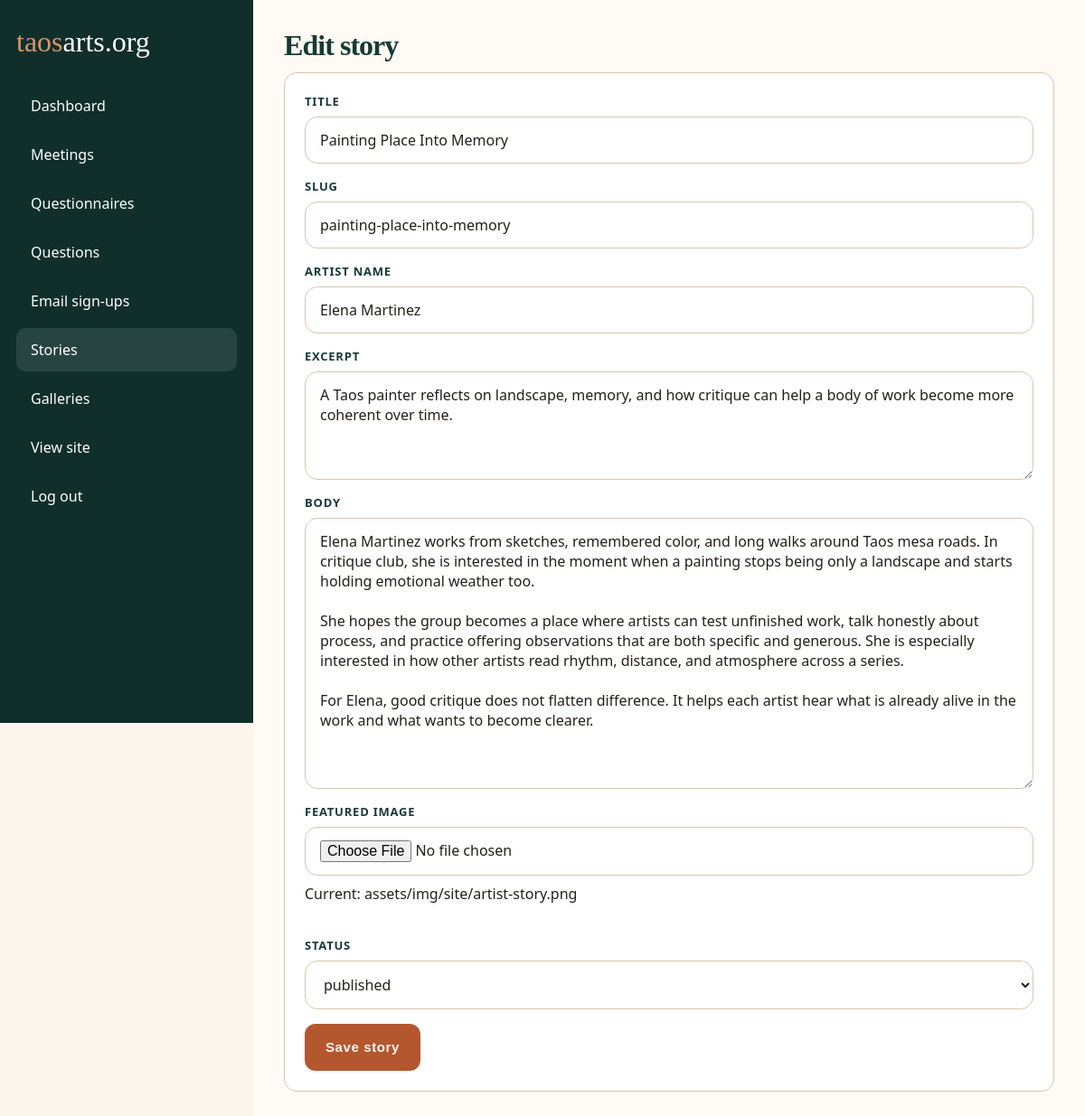
The page /admin/story_edit.php?id=1 (signed in) on the database its author committed.
### tables this page shows
CREATE TABLE stories (
  id INT AUTO_INCREMENT PRIMARY KEY,
  title VARCHAR(190) NOT NULL,
  slug VARCHAR(190) NOT NULL UNIQUE,
  artist_name VARCHAR(190) NULL,
  excerpt TEXT NULL,
  body MEDIUMTEXT NULL,
  featured_image VARCHAR(255) NULL,
  status ENUM('draft','published') NOT NULL DEFAULT 'draft',
  published_at DATETIME NULL,
  created_at TIMESTAMP DEFAULT CURRENT_TIMESTAMP,
  updated_at TIMESTAMP DEFAULT CURRENT_TIMESTAMP ON UPDATE CURRENT_TIMESTAMP
);

### includes/functions.php (called while the page is built, shortened)
<?php
function h($value): string { return htmlspecialchars((string)$value, ENT_QUOTES, 'UTF-8'); }

### admin/story_edit.php (the view)
<?php $title='Edit story'; $active='stories'; require_once __DIR__ . '/_layout.php'; $pdo=db(); $id=(int)($_GET['id']??0); $s=['title'=>'','slug'=>'','artist_name'=>'','excerpt'=>'','body'=>'','featured_image'=>'','status'=>'draft']; if($id){$st=$pdo->prepare('SELECT * FROM stories WHERE id=?');$st->execute([$id]);$s=$st->fetch() ?: $s;} if($_SERVER['REQUEST_METHOD']==='POST'){ $img=upload_image($_FILES['featured_image']??[], 'stories') ?: ($s['featured_image']??null); $slug=$_POST['slug'] ?: slugify($_POST['title']); $pub=$_POST['status']==='published' ? date('Y-m-d H:i:s') : null; if($id){$st=$pdo->prepare('UPDATE stories SET title=?,slug=?,artist_name=?,excerpt=?,body=?,featured_image=?,status=?,published_at=? WHERE id=?');$st->execute([$_POST['title'],$slug,$_POST['artist_name'],$_POST['excerpt'],$_POST['body'],$img,$_POST['status'],$pub,$id]);} else {$st=$pdo->prepare('INSERT INTO stories(title,slug,artist_name,excerpt,body,featured_image,status,published_at) VALUES(?,?,?,?,?,?,?,?)');$st->execute([$_POST['title'],$slug,$_POST['artist_name'],$_POST['excerpt'],$_POST['body'],$img,$_POST['status'],$pub]);} redirect('stories.php'); } ?>
<h1><?= $id?'Edit':'Create' ?> story</h1><form method="post" enctype="multipart/form-data" class="panel"><div class="form-row"><label>Title</label><input name="title" required value="<?=h($s['title'])?>"></div><div class="form-row"><label>Slug</label><input name="slug" value="<?=h($s['slug'])?>"></div><div class="form-row"><label>Artist name</label><input name="artist_name" value="<?=h($s['artist_name'])?>"></div><div class="form-row"><label>Excerpt</label><textarea name="excerpt"><?=h($s['excerpt'])?></textarea></div><div class="form-row"><label>Body</label><textarea name="body" style="min-height:300px"><?=h($s['body'])?></textarea></div><div class="form-row"><label>Featured image</label><input type="file" name="featured_image" accept="image/*"><?php if($s['featured_image']): ?><p>Current: <?=h($s['featured_image'])?></p><?php endif; ?></div><div class="form-row"><label>Status</label><select name="status"><option <?=$s['status']==='draft'?'selected':''?>>draft</option><option <?=$s['status']==='published'?'selected':''?>>published</option></select></div><button class="btn">Save story</button></form><?php require __DIR__ . '/_footer.php'; ?>

### assets/css/style.css (style rules this page uses)
:root { --ink:#173a35; --deep:#102f2b; --clay:#b4572f; --clay-dark:#8f401d; --sand:#efe3cf; --paper:#fbf6ed; --paper-strong:#fffdf8; --line:#d8c6ad; --line-soft:#e7dccd; --muted:#685f54; --sage:#82907f; --shadow:0 18px 50px rgba(28,24,19,.08); --shadow-soft:0 10px 26px rgba(28,24,19,.05); }
* { box-sizing:border-box }
html { scroll-behavior:smooth }
body { margin:0; font-family:"Avenir Next","Gill Sans","Segoe UI",sans-serif; background: radial-gradient(circle at top left, rgba(194,150,94,.10), transparent 34%), radial-gradient(circle at right 20%, rgba(76,132,122,.08), transparent 28%), var(--paper); color:#20201d; overflow-x:hidden; }
h1,h2,h3 { margin:0 0 14px; font-family:"Iowan Old Style","Palatino Linotype","Book Antiqua","Baskerville","Times New Roman",serif; color:var(--ink); line-height:1; letter-spacing:-.03em; }
p { margin:0 0 18px;line-height:1.62 }
.btn { display:inline-flex; align-items:center; justify-content:center; min-height:52px; padding:14px 22px; border-radius:12px; border:1px solid transparent; background:var(--clay); color:#fff8f2; font-size:15px; font-weight:700; letter-spacing:.04em; cursor:pointer; transition:transform .18s ease, background .18s ease, border-color .18s ease; }
.form-row { display:grid; gap:8px; margin-bottom:16px; }
label { color:var(--ink); font-size:13px; font-weight:700; letter-spacing:.06em; text-transform:uppercase; }
input,textarea,select { width:100%; padding:14px 16px; border:1px solid var(--line); border-radius:14px; background:rgba(255,255,255,.9); color:#241f1a; font:inherit; }
input::placeholder,textarea::placeholder { color:#8a7f73 }
textarea { min-height:120px }
.panel { background:white; border:1px solid var(--line); border-radius:14px; padding:22px; margin-bottom:22px; }

### rows shown on the page
stories: title "Painting Place Into Memory", slug "painting-place-into-memory", artist_name "Elena Martinez", excerpt "A Taos painter reflects on landscape, memory, and how critique can help a body of work become more coherent over time.", body "Elena Martinez works from sketches, remembered color, and long walks around Taos mesa roads. In critique club, she is interested in the moment when a painting stops being only a landscape and starts holding emotional weather too. She hopes the group becomes a place where artists can test unfinished work, talk honestly about process, and practice offering observations that are both specific and generous. She is especially interested in how other artists read rhythm, distance, and atmosphere across a series. For Elena, good critique does not flatten difference. It helps each artist hear what is already alive in the work and what wants to become clearer.", featured_image "assets/img/site/artist-story.png", status "published"
